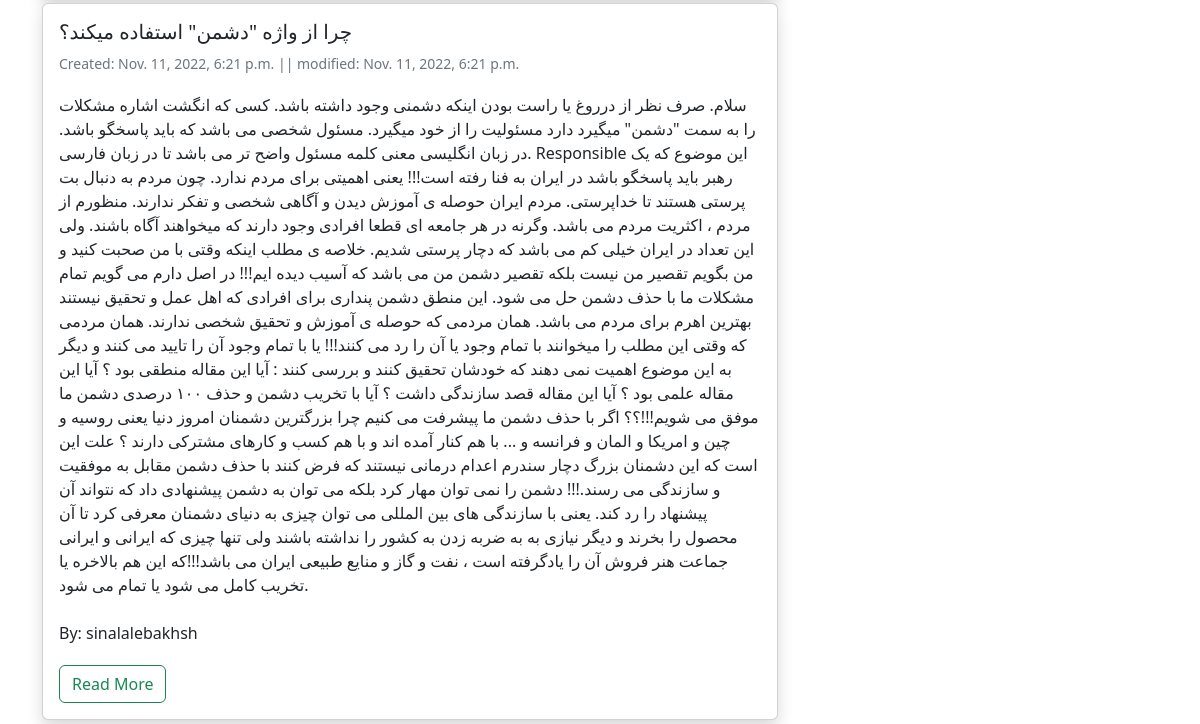
/blog/ (lower part), run on an earlier commit of the app's database.
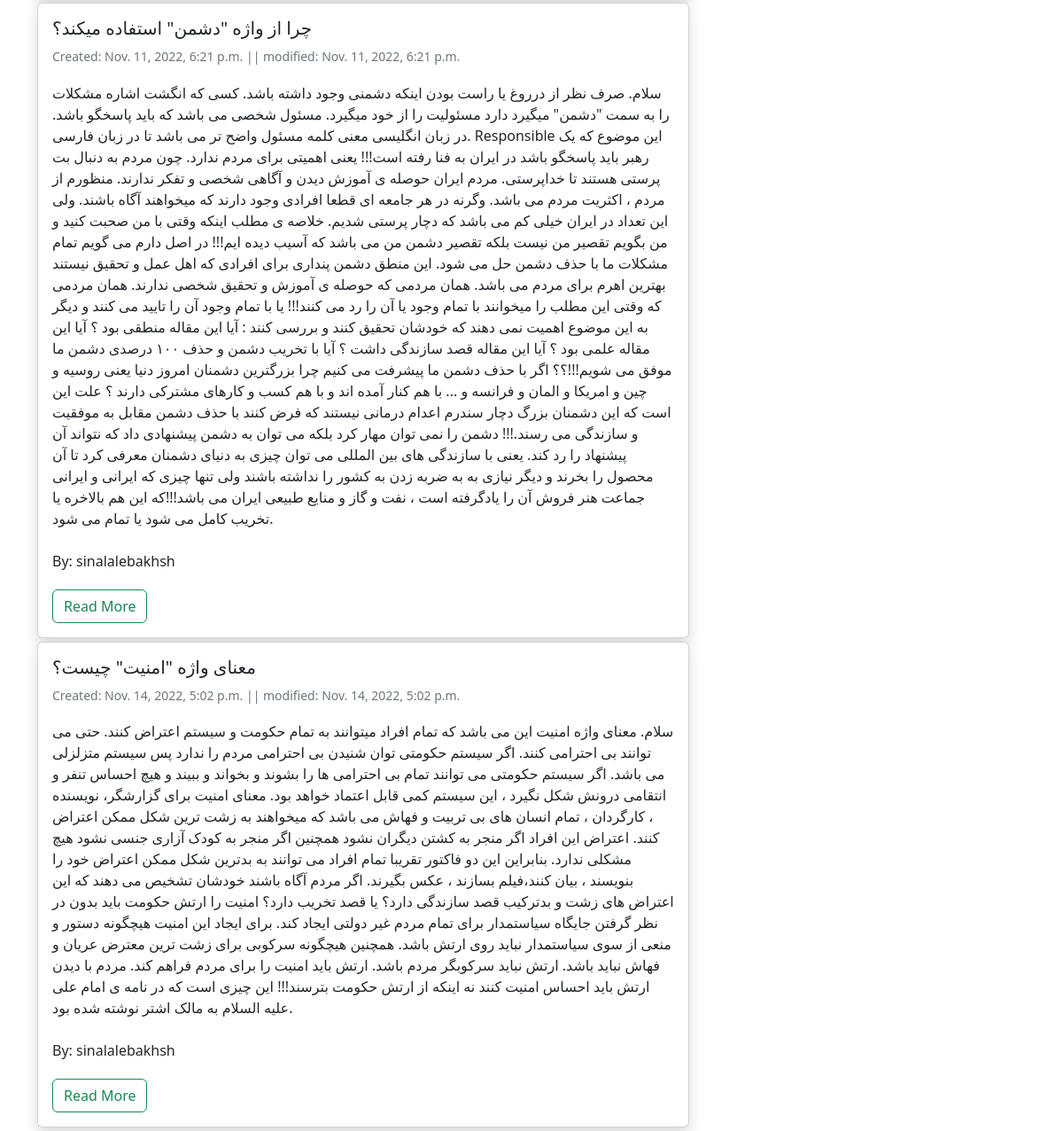
And on a later commit of the database.
### blog/models.py (models this page shows, shortened)
class Post(models.Model):
    STATUS_CHOICES = (
        ('pub', 'Published'),
        ('drf', 'Draft'),
    )
    title = models.CharField(max_length=100)
    text = models.TextField()
    author = models.ForeignKey('auth.User', on_delete=models.CASCADE)
    date_time_created = models.DateTimeField(auto_now_add=True)
    date_time_modified = models.DateTimeField(auto_now=True)
    status = models.CharField(choices=STATUS_CHOICES, max_length=3)

### blog/views.py (the view)
# urls.py: path('', views.blog_view, name="blog"),
def blog_view(request):
    post_list = Post.objects.filter(status='pub')
    return render(request,'blog/blog.html', {'post_list': post_list})

### blog/templates/blog/blog.html (shortened to what this page needs)
{% extends '_base.html' %}
{% block content %}
<div class="container mt-4">
    <div class="row">
        <div class="col-8">
            {% for post in post_list %}
            <div class="card shadow my-1">
                <div class="card-body">
                    <h5 class="card-title">{{ post.title }}</h5>
                    <h6 class="card-subtitle mb-2 text-muted small py-2">Created: {{ post.date_time_created }} || modified: {{ post.date_time_modified }}</h6>
                    <p class="card-text py-1">{{ post.text }}</p>
                    <p class="card-text py-1">By: {{ post.author }}</p>
                    <a class="btn btn-bg btn-outline-success" href="{% url 'blog_detail_view' post.id %}">Read More</a>
                </div>
            </div>
            {% endfor %}
        </div>
        <div class="col-4">
                {% load static %}
        </div>
    </div>
</div>
{% endblock content %}

### templates/_base.html (shortened to what this page needs)
<!DOCTYPE html>
<html lang="en">
<head>
    <link href="https://cdn.jsdelivr.net/npm/bootstrap@5.2.2/dist/css/bootstrap.min.css" rel="stylesheet">
</head>
<body>
    {% block content %}
    {% endblock content %}
</body>
</html>

What changed in the data, as far as the page shows it:
added Post: title "معنای واژه \"امنیت\" چیست؟", date_time_created "Nov. 14, 2022, 5:02 p.m.", date_time_modified "Nov. 14, 2022, 5:02 p.m.", text "سلام. معنای واژه امنیت این می باشد که تمام افراد میتوانند به تمام حکومت و سیستم اعتراض کنند. حتی می توانند بی احترامی کنند. اگر سیستم حکومتی توان شنیدن بی احترامی مردم را ندارد پس سیستم متزلزلی می باشد. اگر سیستم حکومتی می توانند تمام بی احترامی ها را بشوند و بخواند و ببیند و هیچ احساس تنفر و انتقامی درونش شکل نگیرد ، این سیستم کمی قابل اعتماد خواهد بود. معنای امنیت برای گزارشگر، نویسنده ، کارگردان ، تمام انسان های بی تربیت و فهاش می باشد که میخواهند به زشت ترین شکل ممکن اعتراض کنند. اعتراض این افراد اگر منجر به کشتن دیگران نشود همچنین اگر منجر به کودک آزاری جنسی نشود هیچ مشکلی ندارد. بنابراین این دو فاکتور تقریبا تمام افراد می توانند به بدترین شکل ممکن اعتراض خود را بنویسند ، بیان…", author "sinalalebakhsh"
